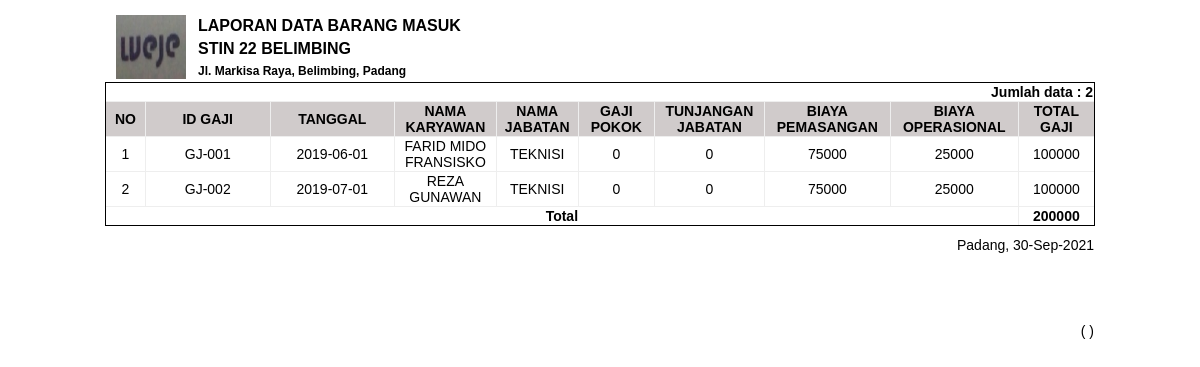
The app's page /index.php/laporan/lap_gaji with its own data.
### tables this page shows
CREATE TABLE `gaji` (
  `idgaji` char(7) NOT NULL,
  `tgl` date DEFAULT NULL,
  `kdkaryawan` char(7) DEFAULT NULL,
  `jumlahpemasangan` int(11) DEFAULT NULL,
  PRIMARY KEY (`idgaji`),
  KEY `kdkaryawan` (`kdkaryawan`),
  CONSTRAINT `gaji_ibfk_1` FOREIGN KEY (`kdkaryawan`) REFERENCES `karyawan` (`kodekaryawan`)
);

CREATE TABLE `karyawan` (
  `kodekaryawan` char(7) NOT NULL,
  `namakaryawan` varchar(50) DEFAULT NULL,
  `kd_jabatan` char(7) DEFAULT NULL,
  `jeniskelamin` varchar(20) DEFAULT NULL,
  `alamat` char(50) DEFAULT NULL,
  `nohp` char(20) DEFAULT NULL,
  `email` varchar(50) DEFAULT NULL,
  `jumlahpemasangan` int(11) DEFAULT NULL,
  PRIMARY KEY (`kodekaryawan`),
  KEY `kd_jabatan` (`kd_jabatan`),
  CONSTRAINT `karyawan_ibfk_1` FOREIGN KEY (`kd_jabatan`) REFERENCES `jabatan` (`kodejabatan`) ON UPDATE CASCADE
);

CREATE TABLE `jabatan` (
  `kodejabatan` char(7) NOT NULL,
  `namajabatan` varchar(100) DEFAULT NULL,
  `gajipokok` double DEFAULT NULL,
  `tunjanganjabatan` double DEFAULT NULL,
  PRIMARY KEY (`kodejabatan`)
);

### application/controllers/laporan.php (called while the page is built, shortened)
<?php defined('BASEPATH') or exit('No direct script acces allowed');
class Laporan extends CI_Controller {
public function __construct() {
        $this->load->library(array('form_validation', 'session'));
        $this->load->model('Modellaporan');
}
function lap_gaji()	{
		$data['title']='Laporan barang masuk';
		$data['data']=$this->Modellaporan->lap_gaji();
		$this->load->view('laporan/laporan_gaji',$data);
}
}

### index.php (called while the page is built, shortened)
<?php
require_once BASEPATH.'core/CodeIgniter.php';

### application/models/Modellaporan.php (called while the page is built, shortened)
<?php
class Modellaporan extends CI_Model {
	 function lap_gaji()
	{
        $hs1=$this->db->query("SELECT idgaji,tgl,namakaryawan,namajabatan,
		gajipokok,tunjanganjabatan,gaji.jumlahpemasangan,
(gaji.jumlahpemasangan*75000) AS biayapemasangan,(gaji.jumlahpemasangan*25000) AS biayaoperasional,
((gaji.jumlahpemasangan*75000)+(tunjanganjabatan+gajipokok)+(gaji.jumlahpemasangan*25000))AS
totalgaji FROM gaji JOIN karyawan JOIN jabatan  ON kdkaryawan=kodekaryawan AND kd_jabatan=kodejabatan ");
		return $hs1;
    }
}
?>

### application/views/laporan/laporan_gaji.php (the view, shortened to what this page needs)
<html lang="en" moznomarginboxes mozdisallowselectionprint>
<head>
    <link rel="stylesheet" href="<?php echo base_url('css/laporan.css')?>"/>
</head>
<body onload="window.print()">
<div id="laporan">
<table border="0" align="center" style="width:990px;margin-top:5px;border:none;margin-bottom:0px;font-weight: bold;font-size: 16px">
<tr><td rowspan="3" align="center" style="width: 90px"><img src="<?php echo base_url().'images/IMG_20181115_084856.jpg'?>" height="64" width="70"></td>
    <td>LAPORAN DATA BARANG MASUK</td>
</tr>
<tr>
    <td >STIN 22 BELIMBING</td>
</tr>
<tr>
    <td style="font-size: 12px;font-weight: italic;">Jl. Markisa Raya, Belimbing, Padang</td>
</tr>
</table>
<table border="0" align="center" style="width:900px;border:none;">
    <tr><th style="text-align:left"></th></tr>
</table>
<table border="1" align="center" style="width:990px;margin-bottom:10px;font-size: 14px">
<thead>
<?php
    $b=$data->num_rows();
?>
<tr>
<th colspan="10" style="text-align:right;" >Jumlah data : <?php echo $b?></th>
</tr>
    <tr style="background-color: #d0cbcb; vertical-align: middle;height: 30px" >
        <th style="width: 30px;" align="center">NO</th>
        <th style="width: 100px">ID GAJI</th>
        <th style="width: 100px">TANGGAL</th>
        <th style="width: 60px">NAMA KARYAWAN</th>
		<th style="width: 60px">NAMA JABATAN</th>
		<th style="width: 60px">GAJI POKOK</th>
		<th style="width: 60px">TUNJANGAN JABATAN</th>
		<th style="width: 60px">BIAYA PEMASANGAN</th>
		<th style="width: 60px">BIAYA OPERASIONAL</th>
		<th style="width: 60px">TOTAL GAJI</th>
    </tr>
</thead>
<tbody>
     <?php $no=0;$totsemua=0;foreach ($data->result_array() as $i)
	 {$no++;     $totsemua = $totsemua + $i['totalgaji'];?>
    <tr align="center">
        <td style="text-align: center;"><?php echo $no;?></td>
<td><?php echo $i['idgaji'] ?></td>
        <td><?php echo $i['tgl'] ?></td>
        <td><?php echo $i['namakaryawan'] ?></td>
	<td><?php echo $i['namajabatan'] ?></td>
        <td><?php echo $i['gajipokok'] ?></td>
        <td><?php echo $i['tunjanganjabatan'] ?></td>
<td><?php echo $i['biayapemasangan'] ?></td>
        <td><?php echo $i['biayaoperasional'] ?></td>
        <td><?php echo $i['totalgaji'] ?></td>
    </tr>
    <?php }?>
	<tr>
<th colspan="9" style="text-align:center;">Total</th>
  <th style="text-align:center;"><?php echo ($totsemua);?></th>
  </tr>
</tbody>
</table>
<table align="center" style="width:990px; border:none;margin-top:5px;margin-bottom:20px;font-size: 14px">
    <tr>
        <td align="right">Padang, <?php echo date('d-M-Y')?></td>
    </tr>
    <tr>
        <td align="right"></td>
    </tr>
    <tr>
    <td><br/><br/><br/><br/></td>
    </tr>
    <tr>
        <td align="right">( <?php echo $this->session->userdata('user');?> )</td>
    </tr>
    <tr>
        <td align="center"></td>
    </tr>
</table>
<table align="center" style="width:800px; border:none;margin-top:5px;margin-bottom:20px;">
    <tr>
        <th><br/><br/></th>
    </tr>
</table>
</div>
</body>
</html>

### css/laporan.css (style rules this page uses)
body { font-family: arial,sans-serif; font-size:18px; margin:3px; }
#laporan { color:black; padding:6px 2px; }
#laporan table { border-collapse:collapse; border: 1px solid; font-size:11px; }
#laporan table th { background:F1E7E8; font-weight:bold; vertical-align:middle; }
#laporan table td { background:c8bfbf; }

### records on screen
gaji: idgaji "GJ-001", tgl "2019-06-01", kdkaryawan.namakaryawan "FARID MIDO FRANSISKO", jabatan.namajabatan "TEKNISI", jabatan.gajipokok "0", jabatan.tunjanganjabatan "0", biayapemasangan "75000", biayaoperasional "25000", totalgaji "100000"
gaji: idgaji "GJ-002", tgl "2019-07-01", kdkaryawan.namakaryawan "REZA GUNAWAN", jabatan.namajabatan "TEKNISI", jabatan.gajipokok "0", jabatan.tunjanganjabatan "0", biayapemasangan "75000", biayaoperasional "25000", totalgaji "100000"

### other values on screen
$b "2"
$totsemua "200000"
